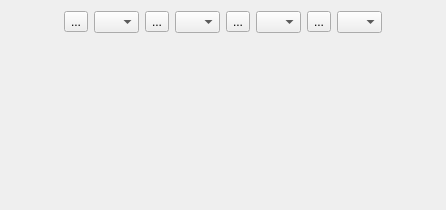
<?xml version="1.0" encoding="UTF-8"?>
<ui version="4.0">
 <class>RasterHistogramWidgetForm</class>
 <widget class="QWidget" name="RasterHistogramWidgetForm">
  <property name="geometry">
   <rect>
    <x>0</x>
    <y>0</y>
    <width>446</width>
    <height>210</height>
   </rect>
  </property>
  <property name="windowTitle">
   <string>Form</string>
  </property>
  <layout class="QGridLayout" name="gridLayout_8">
   <item row="0" column="0">
    <layout class="QGridLayout" name="gridLayout_7">
     <item row="0" column="0">
      <layout class="QGridLayout" name="gridLayout_6">
       <item row="0" column="0">
        <spacer name="horizontalSpacer_2">
         <property name="orientation">
          <enum>Qt::Horizontal</enum>
         </property>
         <property name="sizeHint" stdset="0">
          <size>
           <width>40</width>
           <height>20</height>
          </size>
         </property>
        </spacer>
       </item>
       <item row="0" column="1">
        <layout class="QGridLayout" name="gridLayout_5">
         <item row="0" column="0">
          <layout class="QGridLayout" name="gridLayout">
           <item row="0" column="0">
            <widget class="QToolButton" name="m_redToolButton">
             <property name="text">
              <string>...</string>
             </property>
             <property name="checkable">
              <bool>true</bool>
             </property>
             <property name="autoExclusive">
              <bool>true</bool>
             </property>
            </widget>
           </item>
           <item row="0" column="1">
            <widget class="QComboBox" name="m_redComboBox">
             <property name="maximumSize">
              <size>
               <width>45</width>
               <height>16777215</height>
              </size>
             </property>
            </widget>
           </item>
          </layout>
         </item>
         <item row="0" column="1">
          <layout class="QGridLayout" name="gridLayout_2">
           <item row="0" column="0">
            <widget class="QToolButton" name="m_greenToolButton">
             <property name="text">
              <string>...</string>
             </property>
             <property name="checkable">
              <bool>true</bool>
             </property>
             <property name="autoExclusive">
              <bool>true</bool>
             </property>
            </widget>
           </item>
           <item row="0" column="1">
            <widget class="QComboBox" name="m_greenComboBox">
             <property name="maximumSize">
              <size>
               <width>45</width>
               <height>16777215</height>
              </size>
             </property>
            </widget>
           </item>
          </layout>
         </item>
         <item row="0" column="2">
          <layout class="QGridLayout" name="gridLayout_3">
           <item row="0" column="0">
            <widget class="QToolButton" name="m_blueToolButton">
             <property name="text">
              <string>...</string>
             </property>
             <property name="checkable">
              <bool>true</bool>
             </property>
             <property name="autoExclusive">
              <bool>true</bool>
             </property>
            </widget>
           </item>
           <item row="0" column="1">
            <widget class="QComboBox" name="m_blueComboBox">
             <property name="maximumSize">
              <size>
               <width>45</width>
               <height>16777215</height>
              </size>
             </property>
            </widget>
           </item>
          </layout>
         </item>
         <item row="0" column="3">
          <layout class="QGridLayout" name="gridLayout_4">
           <item row="0" column="0">
            <widget class="QToolButton" name="m_monoToolButton">
             <property name="text">
              <string>...</string>
             </property>
             <property name="checkable">
              <bool>true</bool>
             </property>
             <property name="autoExclusive">
              <bool>true</bool>
             </property>
            </widget>
           </item>
           <item row="0" column="1">
            <widget class="QComboBox" name="m_monoComboBox">
             <property name="maximumSize">
              <size>
               <width>45</width>
               <height>16777215</height>
              </size>
             </property>
            </widget>
           </item>
          </layout>
         </item>
        </layout>
       </item>
       <item row="0" column="2">
        <spacer name="horizontalSpacer">
         <property name="orientation">
          <enum>Qt::Horizontal</enum>
         </property>
         <property name="sizeHint" stdset="0">
          <size>
           <width>40</width>
           <height>20</height>
          </size>
         </property>
        </spacer>
       </item>
      </layout>
     </item>
     <item row="1" column="0">
      <widget class="QWidget" name="m_widget" native="true">
       <property name="sizePolicy">
        <sizepolicy hsizetype="MinimumExpanding" vsizetype="MinimumExpanding">
         <horstretch>0</horstretch>
         <verstretch>0</verstretch>
        </sizepolicy>
       </property>
      </widget>
     </item>
    </layout>
   </item>
  </layout>
 </widget>
 <tabstops>
  <tabstop>m_redToolButton</tabstop>
  <tabstop>m_redComboBox</tabstop>
  <tabstop>m_greenToolButton</tabstop>
  <tabstop>m_greenComboBox</tabstop>
  <tabstop>m_blueToolButton</tabstop>
  <tabstop>m_blueComboBox</tabstop>
  <tabstop>m_monoToolButton</tabstop>
  <tabstop>m_monoComboBox</tabstop>
 </tabstops>
 <resources/>
 <connections/>
</ui>
